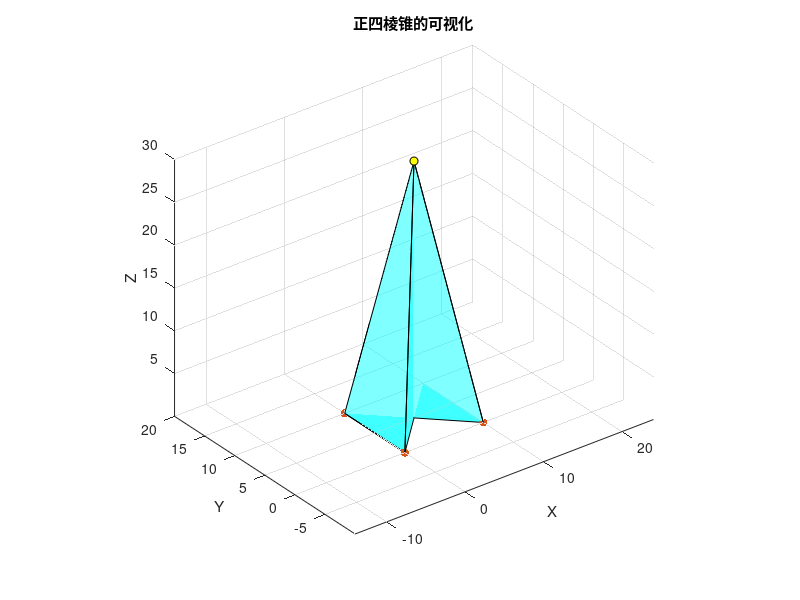

Source code (MATLAB):
clear;
close all;
clc;


% 已知底面顶点坐标

x1=0;
y1=0;
z1=0;

% x2=5*sqrt(2);
% y2=-5*sqrt(2);
% z2=0;
x2=0;
y2=10;
z2=0;


x3=10;
y3=0;
z3=0;

x4=10;
y4=10;
z4=0;

P1 = [x1, y1, z1];
P2 = [x2, y2, z2];
P3 = [x3, y3, z3];
P4 = [x4, y4, z4];





% 高度 h
h = 30; % 例如

% 计算底面中心
x_c = mean([P1(1), P2(1), P3(1), P4(1)]);
y_c = mean([P1(2), P2(2), P3(2), P4(2)]);
z_c = mean([P1(3), P2(3), P3(3), P4(3)]);

% 计算底面法向量 n
n = cross(P3 - P1, P2 - P1);
n = n / norm(n);

% 计算顶点坐标 V
V = [x_c, y_c, z_c] + h * n;

% 定义底面和侧面
faces = [
    1, 2, 3, 4;  % 底面
    1, 2, 5, 5;  % 面1
    2, 3, 5, 5;  % 面2
    3, 4, 5, 5;  % 面3
    4, 1, 5, 5   % 面4
];

% 将底面和顶点的坐标合并
vertices = [P1; P2; P3; P4; V];

% 使用 patch 绘制四棱锥
figure;
patch('Vertices', vertices, 'Faces', faces, ...
      'FaceColor', 'cyan', 'EdgeColor', 'black', 'FaceAlpha', 0.5);
hold on;

% 标注顶点
scatter3(V(1), V(2), V(3), 'filled', 'MarkerEdgeColor', 'k', 'MarkerFaceColor', 'y');
scatter3(vertices(1:4,1), vertices(1:4,2), vertices(1:4,3), 'filled');

% 设置图形参数
xlabel('X'); ylabel('Y'); zlabel('Z');
title('正四棱锥的可视化');
grid on; axis equal; view(3);

L1 = norm(V - P1);
L2 = norm(V - P2);
L3 = norm(V - P3);
L4 = norm(V - P4);

% 输出棱线长度
disp('棱线长度:');
fprintf('L1 (V to P1): %.2f\n', L1);
fprintf('L2 (V to P2): %.2f\n', L2);
fprintf('L3 (V to P3): %.2f\n', L3);
fprintf('L4 (V to P4): %.2f\n', L4);
